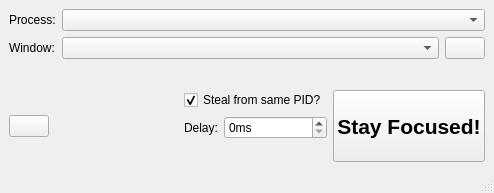
<?xml version="1.0" encoding="UTF-8"?>
<ui version="4.0">
 <class>MainWindow</class>
 <widget class="QMainWindow" name="MainWindow">
  <property name="geometry">
   <rect>
    <x>0</x>
    <y>0</y>
    <width>494</width>
    <height>193</height>
   </rect>
  </property>
  <property name="windowTitle">
   <string>Stay Focused!</string>
  </property>
  <property name="windowIcon">
   <iconset resource="../media/resources.qrc">
    <normaloff>:/icons/icon</normaloff>:/icons/icon</iconset>
  </property>
  <widget class="QWidget" name="centralwidget">
   <layout class="QVBoxLayout" name="verticalLayout">
    <item>
     <layout class="QFormLayout" name="formLayout">
      <property name="fieldGrowthPolicy">
       <enum>QFormLayout::AllNonFixedFieldsGrow</enum>
      </property>
      <item row="0" column="0">
       <widget class="QLabel" name="label">
        <property name="text">
         <string>Process:</string>
        </property>
       </widget>
      </item>
      <item row="0" column="1">
       <widget class="QComboBox" name="cboProcesses"/>
      </item>
      <item row="1" column="0">
       <widget class="QLabel" name="label_2">
        <property name="text">
         <string>Window:</string>
        </property>
       </widget>
      </item>
      <item row="1" column="1">
       <layout class="QHBoxLayout" name="horizontalLayout_2">
        <item>
         <widget class="QComboBox" name="cboWindows"/>
        </item>
        <item>
         <widget class="QPushButton" name="btnGuessWindow">
          <property name="sizePolicy">
           <sizepolicy hsizetype="Maximum" vsizetype="Fixed">
            <horstretch>0</horstretch>
            <verstretch>0</verstretch>
           </sizepolicy>
          </property>
          <property name="toolTip">
           <string>Picks window that belongs to another process and was last active.</string>
          </property>
          <property name="icon">
           <iconset resource="../media/resources.qrc">
            <normaloff>:/icons/wand</normaloff>:/icons/wand</iconset>
          </property>
         </widget>
        </item>
       </layout>
      </item>
     </layout>
    </item>
    <item>
     <layout class="QHBoxLayout" name="horizontalLayout">
      <item>
       <widget class="QPushButton" name="btnFlags">
        <property name="sizePolicy">
         <sizepolicy hsizetype="Maximum" vsizetype="Fixed">
          <horstretch>0</horstretch>
          <verstretch>0</verstretch>
         </sizepolicy>
        </property>
        <property name="icon">
         <iconset resource="../media/resources.qrc">
          <normaloff>:/icons/flag</normaloff>:/icons/flag</iconset>
        </property>
        <property name="iconSize">
         <size>
          <width>64</width>
          <height>64</height>
         </size>
        </property>
       </widget>
      </item>
      <item>
       <spacer name="horizontalSpacer">
        <property name="orientation">
         <enum>Qt::Horizontal</enum>
        </property>
        <property name="sizeHint" stdset="0">
         <size>
          <width>40</width>
          <height>20</height>
         </size>
        </property>
       </spacer>
      </item>
      <item>
       <layout class="QVBoxLayout" name="verticalLayout_2">
        <item>
         <widget class="QCheckBox" name="cbStealFromSameProcess">
          <property name="toolTip">
           <string>Steal focus even if current foreground window belongs to the same process as target window.</string>
          </property>
          <property name="text">
           <string>Steal from same PID?</string>
          </property>
          <property name="checked">
           <bool>true</bool>
          </property>
         </widget>
        </item>
        <item>
         <layout class="QFormLayout" name="formLayout_2">
          <item row="0" column="1">
           <widget class="QSpinBox" name="spinDelay">
            <property name="toolTip">
             <string>Delay after which target window will receive focus.</string>
            </property>
            <property name="suffix">
             <string>ms</string>
            </property>
            <property name="maximum">
             <number>60000</number>
            </property>
           </widget>
          </item>
          <item row="0" column="0">
           <widget class="QLabel" name="label_3">
            <property name="text">
             <string>Delay:</string>
            </property>
           </widget>
          </item>
         </layout>
        </item>
       </layout>
      </item>
      <item>
       <widget class="QPushButton" name="btnStayFocus">
        <property name="sizePolicy">
         <sizepolicy hsizetype="Maximum" vsizetype="Fixed">
          <horstretch>0</horstretch>
          <verstretch>0</verstretch>
         </sizepolicy>
        </property>
        <property name="minimumSize">
         <size>
          <width>0</width>
          <height>72</height>
         </size>
        </property>
        <property name="font">
         <font>
          <pointsize>16</pointsize>
          <weight>75</weight>
          <bold>true</bold>
         </font>
        </property>
        <property name="text">
         <string>Stay Focused!</string>
        </property>
        <property name="icon">
         <iconset resource="../media/resources.qrc">
          <normaloff>:/icons/icon_64</normaloff>:/icons/icon_64</iconset>
        </property>
        <property name="iconSize">
         <size>
          <width>64</width>
          <height>64</height>
         </size>
        </property>
       </widget>
      </item>
     </layout>
    </item>
   </layout>
  </widget>
  <widget class="QMenuBar" name="menubar">
   <property name="geometry">
    <rect>
     <x>0</x>
     <y>0</y>
     <width>494</width>
     <height>21</height>
    </rect>
   </property>
  </widget>
  <widget class="QStatusBar" name="statusbar"/>
 </widget>
 <resources>
  <include location="../media/resources.qrc"/>
 </resources>
 <connections>
  <connection>
   <sender>btnStayFocus</sender>
   <signal>clicked()</signal>
   <receiver>MainWindow</receiver>
   <slot>toggleFocus()</slot>
   <hints>
    <hint type="sourcelabel">
     <x>465</x>
     <y>156</y>
    </hint>
    <hint type="destinationlabel">
     <x>343</x>
     <y>148</y>
    </hint>
   </hints>
  </connection>
  <connection>
   <sender>cboProcesses</sender>
   <signal>currentIndexChanged(int)</signal>
   <receiver>MainWindow</receiver>
   <slot>loadWindowHandlesForCurrentProcess()</slot>
   <hints>
    <hint type="sourcelabel">
     <x>299</x>
     <y>40</y>
    </hint>
    <hint type="destinationlabel">
     <x>452</x>
     <y>81</y>
    </hint>
   </hints>
  </connection>
  <connection>
   <sender>cboProcesses</sender>
   <signal>currentIndexChanged(int)</signal>
   <receiver>MainWindow</receiver>
   <slot>stopFocus()</slot>
   <hints>
    <hint type="sourcelabel">
     <x>427</x>
     <y>43</y>
    </hint>
    <hint type="destinationlabel">
     <x>420</x>
     <y>106</y>
    </hint>
   </hints>
  </connection>
  <connection>
   <sender>cboWindows</sender>
   <signal>currentIndexChanged(int)</signal>
   <receiver>MainWindow</receiver>
   <slot>stopFocus()</slot>
   <hints>
    <hint type="sourcelabel">
     <x>377</x>
     <y>69</y>
    </hint>
    <hint type="destinationlabel">
     <x>395</x>
     <y>120</y>
    </hint>
   </hints>
  </connection>
  <connection>
   <sender>btnFlags</sender>
   <signal>clicked()</signal>
   <receiver>MainWindow</receiver>
   <slot>showFlagsMenu()</slot>
   <hints>
    <hint type="sourcelabel">
     <x>21</x>
     <y>116</y>
    </hint>
    <hint type="destinationlabel">
     <x>28</x>
     <y>165</y>
    </hint>
   </hints>
  </connection>
  <connection>
   <sender>btnGuessWindow</sender>
   <signal>clicked()</signal>
   <receiver>MainWindow</receiver>
   <slot>guessWindow()</slot>
   <hints>
    <hint type="sourcelabel">
     <x>448</x>
     <y>69</y>
    </hint>
    <hint type="destinationlabel">
     <x>237</x>
     <y>93</y>
    </hint>
   </hints>
  </connection>
 </connections>
 <slots>
  <slot>toggleFocus()</slot>
  <slot>loadWindowHandlesForCurrentProcess()</slot>
  <slot>stopFocus()</slot>
  <slot>showFlagsMenu()</slot>
  <slot>guessWindow()</slot>
 </slots>
</ui>
